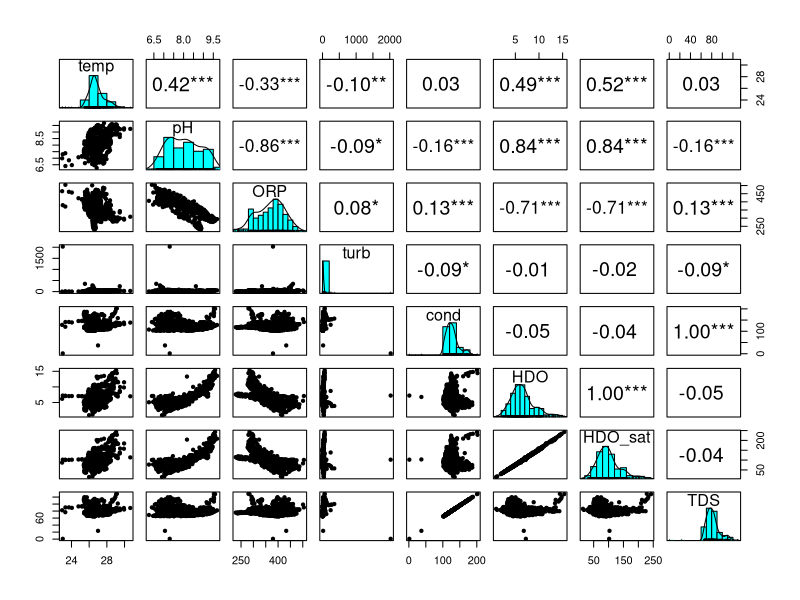
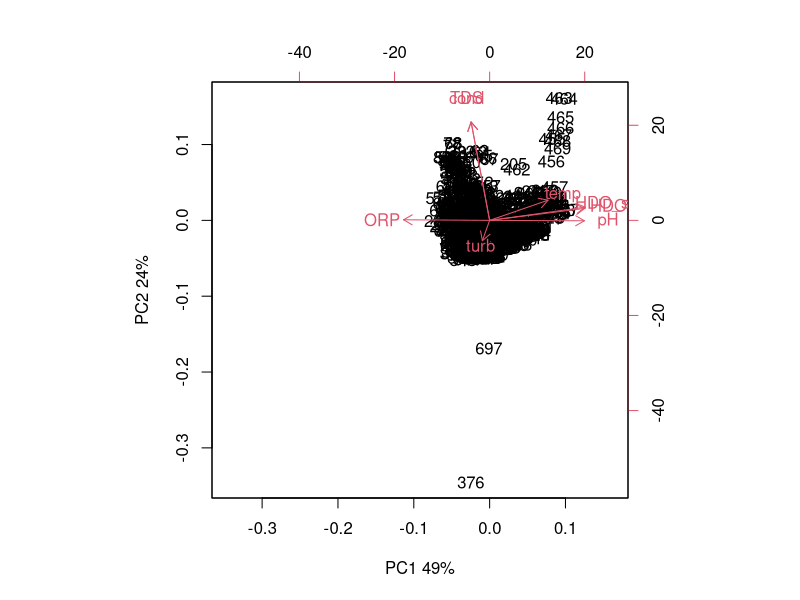
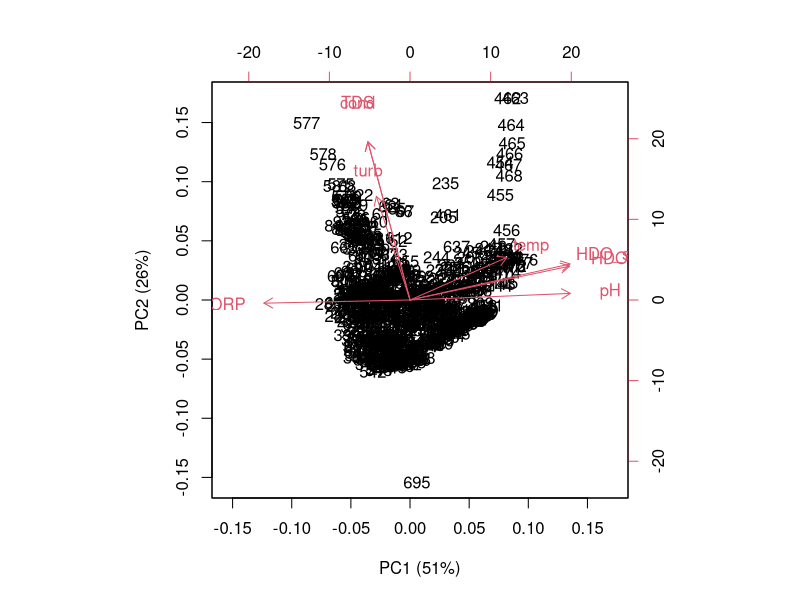
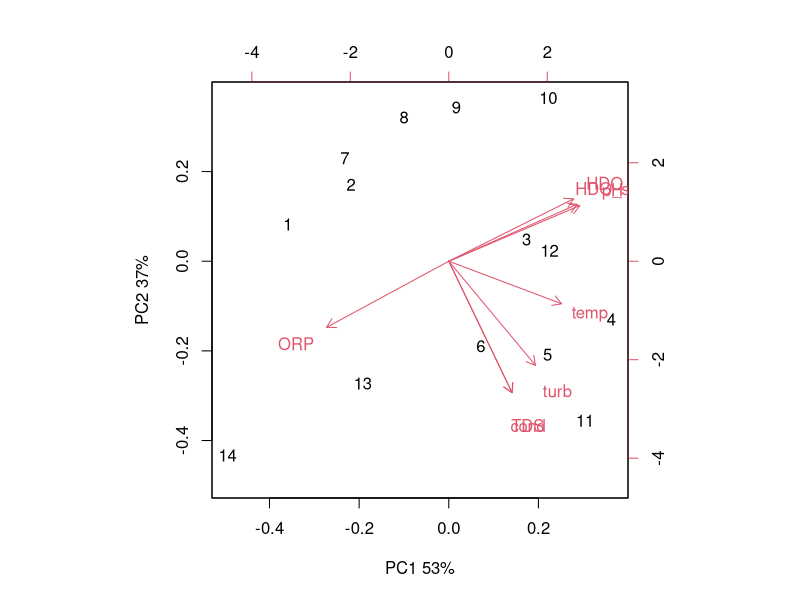
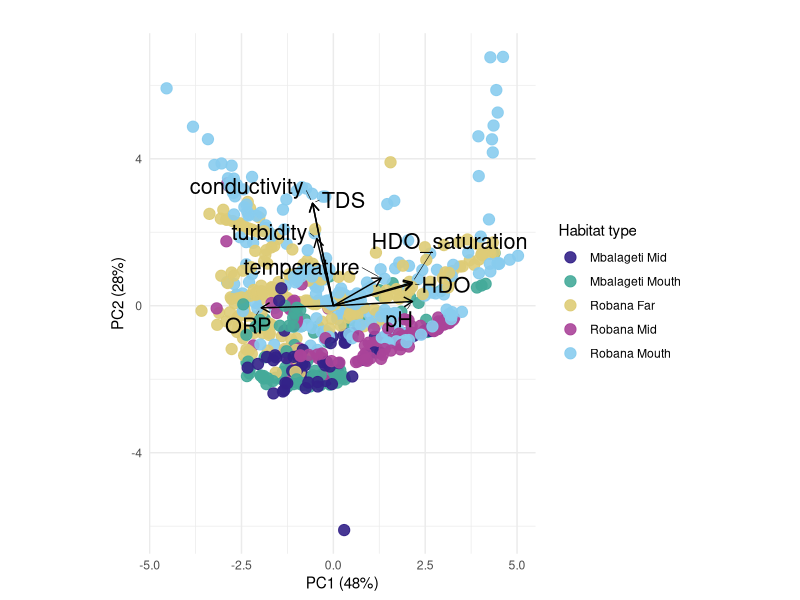

The R source for these figures, in order: (Note: this script raises an error after producing the figures.)
rm(list = ls())

# load libraries
library(tidyverse)  # includes dplyr, ggplot2
library(vegan)      # multivariate analysis of ecological community data   
library(psych)      # useful for panel plots of multivariate datasets
library(ggrepel)    # label placement for ggplot2 to avoid overlapping text
library(patchwork)  # combine multiple ggplot2 plots into one layout 

# load data_water
data_water <- read.csv("data_water.csv") |>
  dplyr::mutate(transect_date_time = paste(transect_ID, substr(date_time_end, 1, 6), substr(date_time_start, 12, 16), sep = " "))|>
  mutate(date=as.Date(date, format= "%d-%b-%Y"),
         habitat_detailed = case_when(
           transect_ID %in% c("pap_1", "pap_2") ~ "Papyrus Mbalageti Mouth",
           transect_ID %in% c("pap_3", "pap_4") ~ "Papyrus Robana Mouth",
           transect_ID %in% c("pap_5", "pap_6") ~ "Papyrus Robana Far",
           transect_ID %in% c("tree_1", "tree_2") ~ "Tree Mbalageti Mid",
           transect_ID %in% c("tree_3", "tree_4") ~ "Tree Robana Mid",
           transect_ID %in% c("tree_5", "tree_6") ~ "Tree Robana Mouth",
           transect_ID %in% c("tree_7", "tree_8") ~ "Tree Robana Far",
           TRUE ~ NA_character_),
         habitat_main = case_when(
           transect_ID %in% c("pap_1", "pap_2","pap_3", "pap_4","pap_5", "pap_6" ) ~ "Papyrus",
           transect_ID %in% c("tree_1", "tree_2","tree_3", "tree_4","tree_5", "tree_6","tree_7", "tree_8") ~ "Trees",
           TRUE ~ NA_character_),
         distance_to_river_mouth= case_when(
           transect_ID %in% c("pap_1", "pap_2", "pap_3", "pap_4", "tree_5", "tree_6") ~ "Mouth",
           transect_ID %in% c("tree_1", "tree_2", "tree_3", "tree_4") ~ "Mid",
           transect_ID %in% c("pap_5", "pap_6", "tree_7", "tree_8") ~ "Far"
         ),
         distance_to_river_mouth= factor(distance_to_river_mouth, levels= c("Mouth", "Mid", "Far")),
         habitat_detailed_2= case_when(
           transect_ID %in% c("pap_1", "pap_2") ~ "Mbalageti Mouth",
           transect_ID %in% c("pap_3", "pap_4","tree_5", "tree_6") ~ "Robana Mouth",
           transect_ID %in% c("pap_5", "pap_6","tree_7", "tree_8") ~ "Robana Far",
           transect_ID %in% c("tree_1", "tree_2") ~ "Mbalageti Mid",
           transect_ID %in% c("tree_3", "tree_4") ~ "Robana Mid",
           TRUE ~ NA_character_),
         river= case_when(
           transect_ID %in% c("pap_1", "pap_2", "tree_1", "tree_2") ~ "Mbalageti",
           transect_ID %in% c("pap_3", "pap_4", "pap_5", "pap_6", "tree_3", "tree_4","tree_5", "tree_6", "tree_7", "tree_8") ~ "Robana"
         ))


# explore the correlations among the factors in a panel pairs plot
psych::pairs.panels(data_water |> dplyr::select(temp, pH, ORP, turb, cond, HDO, HDO_sat, TDS),smooth=F,ci=T,ellipses=F,stars=T,method="pearson")
# very strong relation between conductivity and TDS, one on one correlation
# HDO and HDO_sat one on one correlation
# strong negative correlation between ORP and HDO & HDO_sat
# strong positive correlation between pH and HDO
# strong negative correlation between pH and ORP

# PCA with all data
pca_input <- data_water |>
  dplyr::select(temp, pH, ORP, turb, cond, HDO, HDO_sat, TDS)|>
  filter(if_all(everything(), ~ !is.na(.) & !is.infinite(.)))

pca_result <- prcomp(pca_input,center=T, scale. = TRUE)
pca_result
summary(pca_result)

biplot(pca_result,xlab="PC1 49%",ylab="PC2 24%")

# points 376, 621 and 739 seem to be outliers, in the original dataframe of data_water these are rows 377, 622 and 740
# point 376 has a very high turbidity, very low conductivity and low TDS, depth 0.46
# point 376 was recorded at 11:07:58, which coincides with the exact start time of the transect, seconds moved = 2 and meters moved = 2  suggesting the multiprobe may not yet have been fully submerged. The shallow depth (0.46m) supports this assumption. Partial submersion may also explain the unusually high HDO saturation and turbidity, as the sensors may have measured surface water or even been partially exposed to air.
# there is some time issue with the Manta multimeter probe therefore it could be that the measurement already started but, while the transect was not yet started

# point 621: TDS relatively low, conductivity low, turbidity high, depth 0.47, suggest that the probe is held more close to the surface
# point 739 also has low conductivity and TDS.
# most values of conductivity in the df are above 100 and TDS above 70, these three data points deviate strongly
# remove these three outliers from the data set, as these might not be representative measurements

pca_input2 <- data_water |>
  dplyr::slice(c(-377,-622,-740)) |>
  dplyr::select(temp, pH, ORP, turb, cond, HDO, HDO_sat, TDS)|>
  filter(if_all(everything(), ~ !is.na(.) & !is.infinite(.)))

pca_result <- prcomp(pca_input2,center=T, scale. = TRUE)
pca_result
summary(pca_result)

biplot(pca_result, xlab = "PC1 (51%)", ylab = "PC2 (26%)")
# now the plot looks better, still there seems to be a cluster of points to the right

# try PCA with averaged data
pca_input_avg <- data_water |>
  dplyr::slice(c(-377,-622, -740)) |>
  dplyr::filter(if_all(c(temp, pH, ORP, turb, cond, HDO, HDO_sat, TDS),
                       ~ !is.na(.) & !is.infinite(.))) |>
  dplyr::group_by(transect_ID) |>
  dplyr::summarise(
    temp = mean(temp),
    pH = mean(pH),
    ORP = mean(ORP),
    turb = mean(turb),
    cond = mean(cond),
    HDO = mean(HDO),
    HDO_sat = mean(HDO_sat),
    TDS = mean(TDS),
    .groups = "drop"
  )

pca_result_avg <- prcomp(
  pca_input_avg |> dplyr::select(-transect_ID),
  center = TRUE,
  scale. = TRUE
)
pca_result_avg
summary(pca_result_avg)

biplot(pca_result_avg,xlab="PC1 53%",ylab="PC2 37%")
# so the raw data explains 51+26= 76% of all variation
# averaged data explains 53+37= 90% of all variation

# comparing the two biplots, the arrows of temp, turb, cond and TDS seem to change direction
# try o find out why this is

# compute correlation matrices
cor_raw <- cor(pca_input2, use = "pairwise.complete.obs")
cor_avg <- cor(pca_input_avg |> dplyr::select(temp, pH, ORP, turb, cond, HDO, HDO_sat, TDS), use = "pairwise.complete.obs")

# convert matrices to long format data frames
cor_raw_df <- as.data.frame(as.table(cor_raw)) |>
  rename(Var1 = Var1, Var2 = Var2, Correlation_raw = Freq)

cor_avg_df <- as.data.frame(as.table(cor_avg)) |>
  rename(Var1 = Var1, Var2 = Var2, Correlation_avg = Freq)

# join on Var1 and Var2
cor_compare <- left_join(cor_raw_df, cor_avg_df, by = c("Var1", "Var2")) |>
  arrange(Var1, Var2)

# view table
print(cor_compare)
# temperature vs turbidity changes from 0.07 (weak positive) in raw to 0.50 (moderate positive) in averaged.
# ORP vs turbidity flips from 0.23 (positive) in raw to -0.08 (negative) in averaged.
# conductivity vs turbidity increases from 0.44 (moderate) in raw to 0.87 (very strong positive) in averaged.
# conductivity vs temp flips from (-0.11) in raw to 0.47 (moderate positive) in averaged.
# pH vs turbidity flips from -0.20 (weak negative) in raw to 0.15 (weak positive) in averaged.
# TDS vs temperature flips from -0.11 in raw to 0.47 (moderate positive) in averaged.
# TDS vs turbidity rises from 0.44 (moderate) in raw to 0.86 (very strong positive) in averaged
# HDO vs turbidity shifts from -0.11 (near zero) in raw to 0.2 (weak positive) in averaged.
# HDO_sat vs turbidity shifts from -0.09 in raw to 0.23 in averaged.

# the averaging pca changed correlation, or increased strength of correlations and might hide variability 
# I want to use the clustering of the parameters to give indication of chemical water quality and visible water quality, so it might be better to have enough variability in the data and choose for the raw data instead of averaging data

# make plot
# get row indices to align the meta data (categories) with the rows of the pca input
rows_to_keep <- as.numeric(rownames(pca_input2))

# run PCA
pca_result <- prcomp(pca_input2, center = TRUE, scale. = TRUE)

# add the meta data (habitat categories) with the rows used in the PCA
habitat_vector <- data_water$habitat_detailed_2[rows_to_keep]

# extract PCA scores into a dataframe and add the habitat categories
scores <- as.data.frame(pca_result$x)
scores$habitat <- habitat_vector

# extract loadings (arrows) for the first pricinipal components PC1 and PC2 
loadings <- as.data.frame(pca_result$rotation[, 1:2])  
# label the variable names
loadings$varname <- rownames(loadings)
loadings$varname <- dplyr::recode(
  loadings$varname,
  "cond" = "conductivity",
  "turb" = "turbidity",
  "temp" = "temperature",
  "HDO_sat" = "HDO_saturation"
)

# adjust the x and y positions of the labels
loadings$nudge_x <- 0
loadings$nudge_y <- 0

loadings$nudge_x[loadings$varname == "TDS"] <- 0.5
loadings$nudge_x[loadings$varname == "conductivity"] <- -0.3
loadings$nudge_x[loadings$varname == "turbidity"] <- -0.3
loadings$nudge_x[loadings$varname == "temperature"] <- 0.1
loadings$nudge_x[loadings$varname == "HDO"] <- 0.4
loadings$nudge_x[loadings$varname == "HDO_saturation"] <- 0.4
loadings$nudge_y[loadings$varname == "HDO_saturation"] <- -0.1
loadings$nudge_y[loadings$varname == "ORP"] <- -0.1

# scale arrows for visibility
arrow_scale <- 4.5 
loadings$PC1 <- loadings$PC1 * arrow_scale
loadings$PC2 <- loadings$PC2 * arrow_scale

# plot
plot1 <- ggplot(scores, aes(x = PC1, y = PC2, color = habitat)) +
  geom_point(size = 3.5, alpha= 0.9) +
  geom_segment(data = loadings,
               aes(x = 0, y = 0, xend = PC1, yend = PC2),
               arrow = arrow(length = unit(0.25, "cm")),
               color = "black", linewidth = 0.5) +
  geom_text_repel(
    data = loadings,
    aes(x = PC1, y = PC2, label = varname),
    color = "black",
    size = 5.5,
    nudge_x = loadings$nudge_x,
    nudge_y = loadings$nudge_y,
    force_pull= 0.3,
    segment.color = "black",     
    segment.size = 0.2,          
    box.padding = 0.4,          
    point.padding = 0.2,      
    min.segment.length = 0
  )+
  labs(
    title = "",
    x = paste0("PC1 (", round(summary(pca_result)$importance[2, 1] * 100), "%)"),
    y = paste0("PC2 (", round(summary(pca_result)$importance[2, 2] * 100), "%)"),
    color = "Habitat type"
  ) +
  coord_fixed() +
  theme_minimal() +
  scale_color_manual(values = c("#332288", "#44AA99", "#DDCC77", "#AA4499", "#88CCEE"))
plot1

# from the PCA plot it seems that HDO saturation, HDO, pH and temperature are clustered over PC1 and ORP in opposite direction
# these factors give an indication about water aeration -->chemical water quality
# conductivity, TDS and turbidity cluster together over PC2, these factors give an indication about water clarity --> visible water quality
# seems some difference in aggregations of points between the two river types

# save the plot
ggsave("PCA.png", plot1 , width = 12, height = 6, dpi = 300)

# with these PCA results it is possible to plot the water parameters according to the PCA axis in one plot instead of every parameters separately
# therefore need to extract the PCA values and make a data frame of it

# extract PCA values and add as column to data water
scores <- as.data.frame(pca_result$x)

# add metadata of data water by matching rows
meta <- data_water[rows_to_keep, ]  
pca_with_meta <- cbind(meta, scores)


# test the effects of habitat, river and distance to river mouth on the PCA axis
# anova PC1 (chemical water quality)
model_pc1 <- lmer(PC1 ~ habitat_main * river * distance_to_river_mouth + (1 | transect_ID), data = pca_with_meta)
anova(model_pc1)
# habitat type significant **
# river significant effect *
# distance to river mouth highly significant ***
summary(model_pc1)
# papyrus significantly higher
# Robana significantly higher 
# far distance is significantly higher than mouth
# but zero variance of transect_ID, so remove from the model

# test without the random effect
model_pc1a <- lm(PC1 ~ habitat_main * river * distance_to_river_mouth, data = pca_with_meta)
anova(model_pc1a)
# habitat not significant
# river marginally significant 0.06
# distance to river mouth highly significant ***

# compare models
anova(model_pc1, model_pc1a)
# AIC lower for model pc1a and the p=1 so take out random effect

# pairwise comparisons for model_pc1a
emm <- emmeans(model_pc1a, ~ river * distance_to_river_mouth * habitat_main, drop = TRUE)
pairs(emm)

# create letters
cld_dist <- cld(emm, Letters = letters)
cld_dist
letters_df <- as.data.frame(cld_dist)
letters_df <- letters_df |>
  mutate(y_pos = 80) |>
  mutate(group_label = gsub(" ", "", .group)) |>
  ungroup() |>
  drop_na()

# plot PC1 which represents water aeration (chemical water quality) + significance letters
plot1 <- ggplot(pca_with_meta, aes(x = distance_to_river_mouth, y = PC1, fill= river)) +
  geom_boxplot()+
  facet_grid(~habitat_main)+
  theme(text= element_text(size=14))+
  labs(x= "Distance to river mouth", y= "Chemical water quality (PC1)")+
  coord_cartesian(ylim = c(-5, 10))+
  scale_y_continuous(breaks = seq(-5, 10, by = 2.5))+
  geom_text(
    data = letters_df,
    aes(x = distance_to_river_mouth, y = Inf, label = group_label, group= river),
    color = "black",
    size = 4,
    fontface = "bold",
    position = position_dodge(width = 0.75),
    vjust=1.8,
    inherit.aes = FALSE
  )+
  scale_fill_manual(values = c(
    "Mbalageti" = "#0072B2",
    "Robana" = "#56B4E9"))+
  theme_minimal(base_size = 14) +
  theme(
    axis.title = element_text(size = 13, face="bold"),
    axis.title.x = element_text(size = 13, face = "bold", margin = margin(t = 10)),
    axis.text.x = element_text(size = 11, face = "bold", color="black"), 
    axis.text = element_text(size = 11),
    legend.position = "right",
    legend.title = element_text(size = 13, face = "bold"),
    strip.text = element_text(size = 13, face = "bold"),
    panel.grid.major.x = element_line(color = "grey80", linetype = "solid"),
    panel.grid.major.y = element_line(color = "grey80", linetype = "solid"),
    panel.grid.minor = element_blank(),
    panel.spacing = unit(1.2, "lines"),
    panel.border = element_rect(color = "black", size = 1, fill = NA),
    plot.margin = margin(10, 10, 10, 10)
  )
plot1

# anova PC2
model_pc2 <- lmer(PC2 ~ habitat_main * river * distance_to_river_mouth + (1 | transect_ID) , data = pca_with_meta)
anova(model_pc2)
# habitat not significant
# river significant effect **
# significant effect of distance to river mouth
# almost marginally signficant of interaction habitat:river and habitat:distance to river
summary(model_pc2)
# some variance between transects
# Robana significantly higher values 
# mid distance signficantly lower than mouth --> lower value for water clarity actually means a better water quality, cause lower values of turbditity, TDS and cond
# far distance significantly higher than mouth

# try model without random effect
model_pc2a <- lm(PC2 ~ habitat_main * river * distance_to_river_mouth, data = pca_with_meta)
anova(model_pc2a)
# every parameter is highly significant
summary(model_pc2a)

# compare models
anova (model_pc2, model_pc2a)
# AIC model pc2 is lower and the pvalue < 0.001 indicating to keep the random effect in the model

# pairwise comparisons for model_pc1a
emm2 <- emmeans(model_pc2, ~ river * distance_to_river_mouth * habitat_main, drop = TRUE)
pairs(emm2)

# create letters
cld_dist2 <- cld(emm2, Letters = letters)
cld_dist2
letters_df2 <- as.data.frame(cld_dist2)
letters_df2 <- letters_df2 |>
  mutate(y_pos = 80) |>
  mutate(group_label = gsub(" ", "", .group)) |>
  ungroup() |>
  drop_na()

# plot PC2 which represents water clarity (visible water quality)
plot2 <- ggplot(pca_with_meta, aes(x = distance_to_river_mouth, y = PC2, fill= river)) +
  geom_boxplot()+
  facet_grid(~habitat_main)+
  theme(text= element_text(size=14))+
  labs(x= "Distance to river mouth", y= "Visible water quality (PC2)")+
  coord_cartesian(ylim = c(-5, 10))+
  scale_y_continuous(breaks = seq(-5, 10, by = 2.5))+
  geom_text(
    data = letters_df2,
    aes(x = distance_to_river_mouth, y = Inf, label = group_label, group= river),
    color = "black",
    size = 4,
    fontface = "bold",
    position = position_dodge(width = 0.75),
    vjust=1.8,
    inherit.aes = FALSE
  )+
  scale_fill_manual(values = c(
    "Mbalageti" = "#0072B2",
    "Robana" = "#56B4E9"))+
  theme_minimal(base_size = 14) +
  theme(
    axis.title = element_text(size = 13, face="bold"),
    axis.title.x = element_text(size = 13, face = "bold", margin = margin(t = 10)),
    axis.text.x = element_text(size = 11, face = "bold", color="black"), 
    axis.text = element_text(size = 11),
    legend.position = "right",
    legend.title = element_text(size = 13, face = "bold"),
    strip.text = element_text(size = 13, face = "bold"),
    panel.grid.major.x = element_line(color = "grey80", linetype = "solid"),
    panel.grid.major.y = element_line(color = "grey80", linetype = "solid"),
    panel.grid.minor = element_blank(),
    panel.spacing = unit(1.2, "lines"),
    panel.border = element_rect(color = "black", size = 1, fill = NA),
    plot.margin = margin(10, 10, 10, 10)
  )
plot2

# make combined plot
plot2 <- plot2 + theme(strip.text.x = element_blank())

combined_plot <-
  (plot1 +
     theme(
       axis.title.x = element_blank(),
       axis.text.x  = element_blank(),
       axis.ticks.x = element_blank()
     )) /
  (plot2 + theme(strip.text.x = element_blank())) +
  plot_layout(guides = "collect", heights = c(1, 1)) &
  theme(
    legend.position = "right",
    axis.title.y = element_text(size = 10, face = "bold"),  # y-label size
    axis.text.y  = element_text(size = 12)                  # y tick size
  )

print(combined_plot)
ggsave("combined_plot.png", combined_plot, width = 12, height = 6, dpi = 300)


#### data preparation for Structural Equation Modelling SEM ####
# take average values for PC1 and PC2 for every transect + date combination so the number of observations is reduced to 94 and matches the number of observations in the different datasets
PCA_data <- pca_with_meta |>
  group_by(transect_run_ID,transect_ID,river, habitat_detailed, habitat_detailed_2, distance_to_river_mouth, habitat_main, date) |>
  dplyr::summarise(
    chemical_water_quality_PC1 = mean(PC1),
    visible_water_quality_PC2 = mean(PC2),
    .groups = "drop"
  )

# save as csv to use in SEM
write.csv(PCA_data, "PCA_data.csv", row.names = FALSE)
